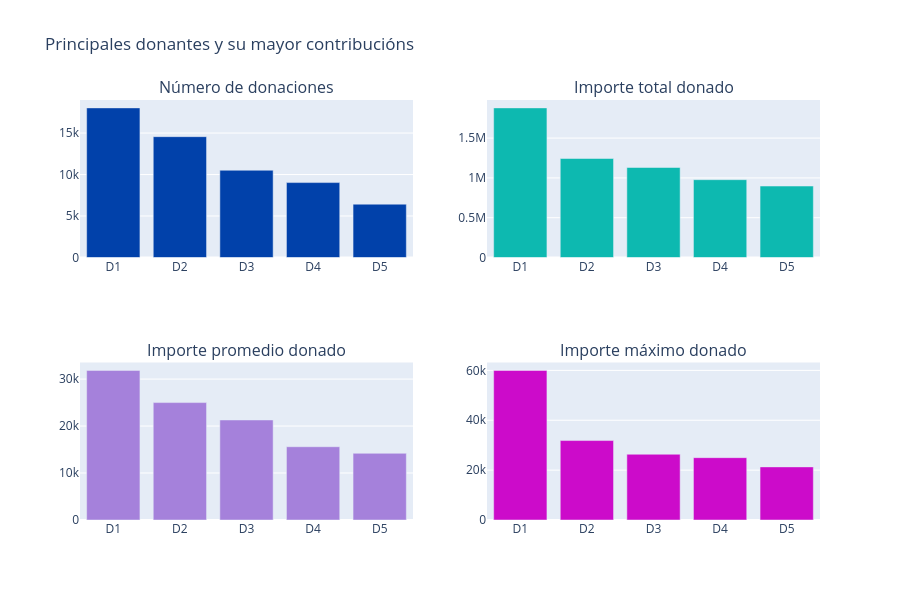

Notebook code cell kept with this figure:
### Markdown cell above
> - **Proyectos Principales** > - En la historia de DonorsChoose, diferentes proyectos recibieron un número variable de donaciones, que van desde un mínimo de 1 hasta un máximo de 800 donaciones. El número máximo de donaciones realizadas en un solo proyecto es igual a 863. Este fue un proyecto liderado por un profesor y su título fue "**Vallecito StandUpKids Pilot Standing School!**" (mostrado como Pa1 en el primer gráfico). En este proyecto se financió un monto total equivalente a **108,248.30 USD** y quedó completamente financiado el 26 de agosto de 2015.   
> - Existen otros tres proyectos que cuentan con un número muy elevado de donaciones (superior a 600). 
> - En noviembre de 2016, se inició un proyecto titulado "**Varsity and After-School Fencing Teams in NYC**" (mostrado como Pc1 en el segundo gráfico) y hubo un total de 18 donaciones. Este proyecto tuvo el monto promedio más alto por donante, equivalente a **1,850 USD**.  
> - En el proyecto titulado "**Learning to Play While Playing to Learn!**" (mostrado como Pd1 en el cuarto gráfico), se donó el monto máximo de una sola donación, equivalente a **60,000 USD**, el cual es el monto de donación individual más alto en la historia de DonorsChoose.  

## <a id="3.3"> 3.3 ¿Quiénes son los Donantes Principales? </a>

Identifiquemos a los donantes que realizaron las contribuciones más destacadas y sus respectivos valores. Es decir: 
- 3.3.1 Donantes que han realizado el mayor número de donaciones 
- 3.3.2 Donantes que han financiado los montos totales más altos   
- 3.3.3 Donantes que aportan los montos promedio más altos en donaciones individuales  
- 3.3.4 Donantes que han financiado el monto máximo de una sola donación

### Code cell
# Agrupamos por 'Donor ID' y agregamos .reset_index() para mantenerlo como columna accesible
tempdf = donations_df.groupby('Donor ID').agg({'Donor ID': 'count', 'Donation Amount': 'sum'}).rename(columns={'Donor ID': 'Total Donations', 'Donation Amount': 'Total Amount'}).reset_index()
tempdf['Average Donation Amount'] = tempdf['Total Amount'] / tempdf['Total Donations']

# Gráfica 1
tempdf1 = tempdf.sort_values(by='Total Donations', ascending=False)
x = tempdf1.head(5)['Donor ID']  # ¡Ahora sí lo encontrará sin errores!
x = ["D"+str(i+1) for i in range(len(x))]
y = tempdf1.head(5)['Total Donations']
tr1 = bar_ver_noagg(x, y, 'Total Donations', '#0141aa', lm=None, rt=True)

# Gráfica 2
tempdf1 = tempdf.sort_values(by='Total Amount', ascending=False)
x = tempdf1.head(5)['Donor ID']
x = ["D"+str(i+1) for i in range(len(x))]
y = tempdf1.head(5)['Total Amount']
tr2 = bar_ver_noagg(x, y, 'Average Donations', '#0db9b0', lm=None, rt=True)

# Gráfica 3
tempdf1 = tempdf.sort_values(by='Average Donation Amount', ascending=False)
x = tempdf1.head(5)['Donor ID']
x = ["D"+str(i+1) for i in range(len(x))]
y = tempdf1.head(5)['Average Donation Amount']
tr3 = bar_ver_noagg(x, y, 'Average Donations', '#a581db', lm=None, rt=True)

# Gráfica 4
# --- CORRECCIÓN AQUÍ TAMBIÉN: Separamos variable y agregamos .reset_index() ---
tempdf_max = donations_df.groupby('Donor ID').agg({'Donor ID': 'count', 'Donation Amount': 'max'}).rename(columns={'Donor ID': 'Total Donations', 'Donation Amount': 'Maximum Donations'}).reset_index()
tempdf1_max = tempdf_max.sort_values(by='Maximum Donations', ascending=False)
x = tempdf1_max.head(5)['Donor ID']
x = ["D"+str(i+1) for i in range(len(x))]
y = tempdf1_max.head(5)['Maximum Donations']
tr4 = bar_ver_noagg(x, y, 'Maximum Donations', '#cc0bca', lm=None, rt=True)

# --- CORRECCIÓN DE PLOTLY: Se eliminó 'tools.' ---
fig = make_subplots(rows=2, cols=2, print_grid=False, subplot_titles=['Número de donaciones', 'Importe total donado', 'Importe promedio donado', 'Importe máximo donado'])

fig.append_trace(tr1, 1, 1)
fig.append_trace(tr2, 1, 2)
fig.append_trace(tr3, 2, 1)
fig.append_trace(tr4, 2, 2)

fig['layout'].update(height=600, showlegend=False, title='Principales donantes y su mayor contribucións')
iplot(fig)

### Figure 1 — Plotly figure (JSON) as saved in the notebook; plotly's stock layout.template omitted (floating-point values rounded to 4 significant figures)
{"data": [{"marker": {"color": "#0141aa"}, "type": "bar", "x": ["D1", "D2", "D3", "D4", "D5"], "xaxis": "x", "y": [18035, 14565, 10515, 9029, 6427], "yaxis": "y"}, {"marker": {"color": "#0db9b0"}, "type": "bar", "x": ["D1", "D2", "D3", "D4", "D5"], "xaxis": "x2", "y": [1880000.0, 1244000.0, 1131000.0, 977600.0, 897400.0], "yaxis": "y2"}, {"marker": {"color": "#a581db"}, "type": "bar", "x": ["D1", "D2", "D3", "D4", "D5"], "xaxis": "x3", "y": [31860.0, 25000.0, 21300.0, 15600.0, 14200.0], "yaxis": "y3"}, {"marker": {"color": "#cc0bca"}, "type": "bar", "x": ["D1", "D2", "D3", "D4", "D5"], "xaxis": "x4", "y": [60000.0, 31860.0, 26370.0, 25000.0, 21300.0], "yaxis": "y4"}], "layout": {"annotations": [{"font": {"size": 16}, "showarrow": false, "text": "Número de donaciones", "x": 0.225, "xanchor": "center", "xref": "paper", "y": 1, "yanchor": "bottom", "yref": "paper"}, {"font": {"size": 16}, "showarrow": false, "text": "Importe total donado", "x": 0.775, "xanchor": "center", "xref": "paper", "y": 1, "yanchor": "bottom", "yref": "paper"}, {"font": {"size": 16}, "showarrow": false, "text": "Importe promedio donado", "x": 0.225, "xanchor": "center", "xref": "paper", "y": 0.375, "yanchor": "bottom", "yref": "paper"}, {"font": {"size": 16}, "showarrow": false, "text": "Importe máximo donado", "x": 0.775, "xanchor": "center", "xref": "paper", "y": 0.375, "yanchor": "bottom", "yref": "paper"}], "height": 600, "showlegend": false, "title": {"text": "Principales donantes y su mayor contribucións"}, "xaxis": {"anchor": "y", "domain": [0, 0.45]}, "xaxis2": {"anchor": "y2", "domain": [0.55, 1]}, "xaxis3": {"anchor": "y3", "domain": [0, 0.45]}, "xaxis4": {"anchor": "y4", "domain": [0.55, 1]}, "yaxis": {"anchor": "x", "domain": [0.625, 1]}, "yaxis2": {"anchor": "x2", "domain": [0.625, 1]}, "yaxis3": {"anchor": "x3", "domain": [0, 0.375]}, "yaxis4": {"anchor": "x4", "domain": [0, 0.375]}}}
